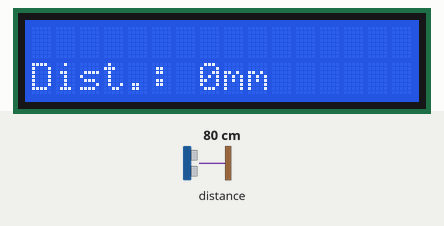
Recording of a sketch running on a simulated Arduino Uno, built with avr-gcc and run on an emulated ATmega328P. Shown: 16×2 character LCD. The test bench sets the inputs (shaded band); at power-on: distance to the obstacle 80 cm.

Above: at 3.2 s.
3.3 s: distance to the obstacle set to 2 cm
At 4.3 s:
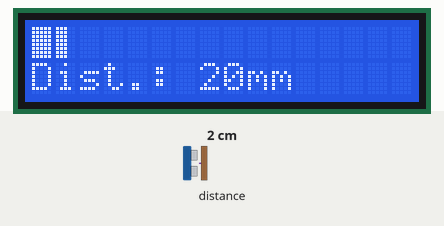
5.3 s: distance to the obstacle set to 4 cm
At 6.2 s:
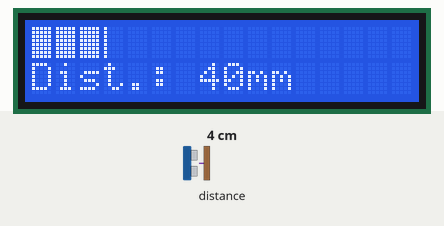
7.0 s: distance to the obstacle set to 9 cm
At 8.2 s:
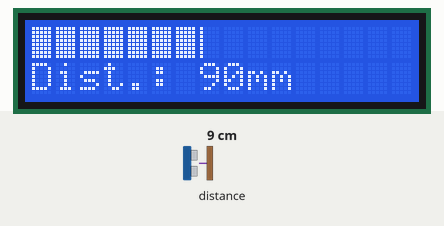
8.7 s: distance to the obstacle set to 18 cm
At 9.3 s:
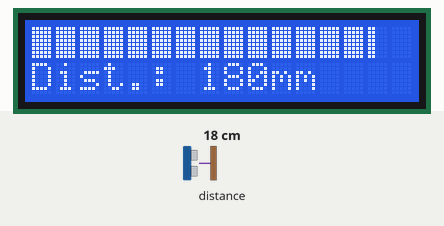
10.4 s: distance to the obstacle set to 35 cm
At 11.6 s:
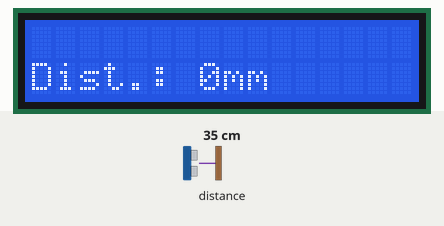
Timing chart, 0 to 13.1 s (numbered marks = the images above; inputs shaded):
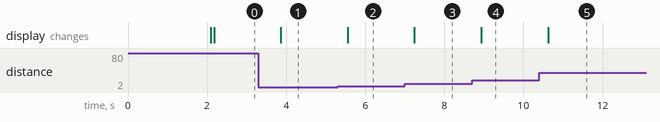

Measured:
- after the input at 3.3 s, the display: changes after 0.57 s (image 1)
- after the input at 5.3 s, the display: changes after 0.25 s (image 2)
- after the input at 7.0 s, the display: changes after 0.24 s (image 3)
- after the input at 8.7 s, the display: changes after 0.23 s (image 4)
- after the input at 10.4 s, the display: changes after 0.23 s (image 5)

The sketch:

VL53L0X_TestB.ino
```cpp
// (licence header left out)
/*
 *

This is Arduino code to measure distance with VL53L0X and display it on LCD1602 with I2C module
Distance is displayed in mm (millimetre) or cm (centimetre).

Original Laser Sensor source source: https://github.com/adafruit/Adafruit_VL53L0X
Modified by Ahmad Shamshiri for Robojax.com
Date Modified: June 28, 2018 at 19:06 in Ajax, Ontario, Canada


Pin connection

VL53L0X Pin  Arduino Pin
VCC         5V
GND         GND
SDA         A4 or SDA if available
SCL         A5 or SCL if available
GPIO1       leave it unconnected
XSHUT       unconnected


*/


#include <Wire.h>
#include <VL53L0X.h>
VL53L0X sensor;
#define maxDistance 200

int VCC2= 2;// 2nd VCC for laser sensor

#include <LiquidCrystal_I2C.h>
byte lcdNumCols = 16; // -- number of columns in the LCD
byte lcdLine = 2; // -- number of line in the LCD
// Set the LCD address to 0x26/0x3F for a 16 chars and 2 line display
LiquidCrystal_I2C lcd(0x3f, lcdNumCols, lcdLine);// use I2C Scanner to find the address: 0x27 or something like that

#include <LcdBarGraphRobojax.h>
LcdBarGraphRobojax rjx(&lcd, 16, 0, 0);  // -- creating 16 character long bargraph starting at char 0 of line 0 (see video)


void setup()
{

  Serial.begin(9600);
  pinMode(VCC2, OUTPUT);// set pin 13 HIGH for extra 5V
  digitalWrite(VCC2, HIGH);// make pin 13 HIGH so we have extra 5V

  Wire.begin();

  sensor.init();
  sensor.setTimeout(500);

  // Start continuous back-to-back mode (take readings as
  // fast as possible).  To use continuous timed mode
  // instead, provide a desired inter-measurement period in
  // ms (e.g. sensor.startContinuous(100)).
  sensor.startContinuous();

  // initialize the LCD,
    lcd.begin();
  lcd.clear();
  lcd.print("Robojax");
  lcd.setCursor (0,1); //
  lcd.print("Bargraph VL53L0X");
    // Turn on the blacklight and print a message.
  //lcd.backlight();
  // -- do some delay: some time I've got broken visualization

  delay(2000);
 lcd.clear();// clear the screen from previous value

}

void loop()
{
  int distance =sensor.readRangeContinuousMillimeters();
  if(maxDistance<distance){
    distance=0;
  }
  //int distance =sensor.startContinuous(100);
  rjx.clearLine(1);// clear line 1 to display fresh voltage value

  // -- draw bar graph from the analog value read
  rjx.drawValue( distance, maxDistance);
  // -- do some delay: frequent draw may cause broken visualization


  lcd.setCursor (0,1); // go to start of 2nd line
  lcd.print("Dist.:");
  lcd.setCursor (7,1); // go to start of 2nd line
  lcd.print(distance);
  lcd.print("mm");


  if (sensor.timeoutOccurred()) { Serial.print(" TIMEOUT"); }

  Serial.println();
  delay(500);
}
```
